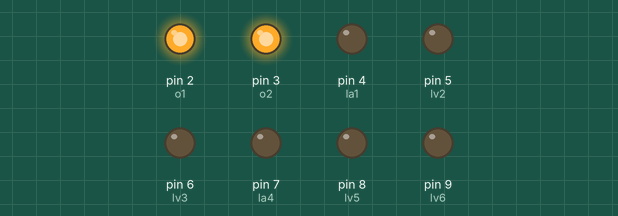
The sketch below on a simulated Arduino Uno, built with avr-gcc and run on an emulated ATmega328P. Shown: output pins drawn as LEDs (lit = HIGH).

Above: at 1.0 s.
At 2.8 s:
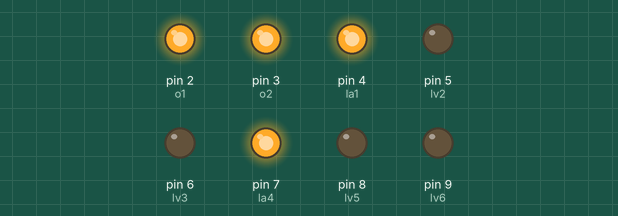
At 7.0 s:
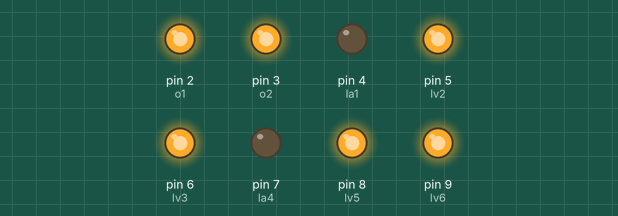
At 12.95 s:
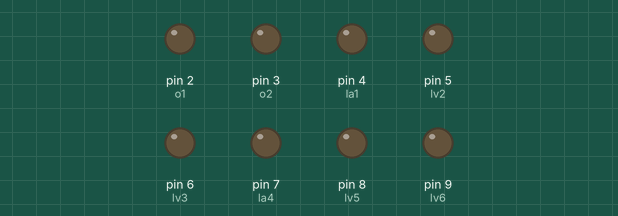
Timing chart, 0 to 13.9 s (numbered marks = the images above):
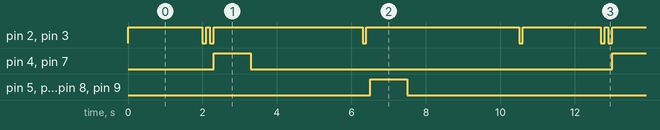

The sketch:

pardal.ino
```cpp
   int o1 = 2;
   int o2 = 3;
   int la1 = 4;
   int lv2 = 5;
   int lv3 = 6;
   int la4 = 7;
   int lv5 = 8;
   int lv6 = 9;

void setup() {
    pinMode(o1, OUTPUT);
    pinMode(o2, OUTPUT);
    pinMode(la1, OUTPUT);
    pinMode(lv2, OUTPUT);
    pinMode(lv3, OUTPUT);
    pinMode(la4, OUTPUT);
    pinMode(lv5, OUTPUT);
    pinMode(lv6, OUTPUT);

}

void loop() {
    digitalWrite(o1, HIGH);
    digitalWrite(o2, HIGH);
    delay(2000);
    digitalWrite(o1, LOW);
    digitalWrite(o2, LOW);
    delay(100);
    digitalWrite(o1, HIGH);
    digitalWrite(o2, HIGH);
    delay(100);
    digitalWrite(o1, LOW);
    digitalWrite(o2, LOW);
    delay(100);

    digitalWrite(o1, HIGH);
    digitalWrite(o2, HIGH);

    digitalWrite(la1, HIGH);
    digitalWrite(la4, HIGH);

    delay(1000);
    digitalWrite(la1, LOW);
    digitalWrite(la4, LOW);
    delay(1000);

    digitalWrite(o1, HIGH);
    digitalWrite(o2, HIGH);
    delay(2000);
    digitalWrite(o1, LOW);
    digitalWrite(o2, LOW);
    delay(100);
    digitalWrite(o1, HIGH);
    digitalWrite(o2, HIGH);
    delay(100);


    digitalWrite(lv2, HIGH);
    digitalWrite(lv3, HIGH);
    digitalWrite(lv5, HIGH);
    digitalWrite(lv6, HIGH);
    delay(1000);
    digitalWrite(lv2, LOW);
    digitalWrite(lv3, LOW);
    digitalWrite(lv5, LOW);
    digitalWrite(lv6, LOW);
    delay(1000);

    digitalWrite(o1, HIGH);
    digitalWrite(o2, HIGH);
    delay(2000);
    digitalWrite(o1, LOW);
    digitalWrite(o2, LOW);
    delay(100);
    digitalWrite(o1, HIGH);
    digitalWrite(o2, HIGH);
    delay(100);


}
```

Measured:
- by itself, pin 4 (la1), pin 5 (lv2), pin 6 (lv3), pin 7 (la4), pin 8 (lv5), pin 9 (lv6): alternates HIGH for 1.0 s and LOW for 9.7 s
- by itself, pin 2 (o1), pin 3 (o2): repeats every 10.7 s: LOW 0.10 s, HIGH 0.10 s, LOW 0.10 s, HIGH 4.0 s, LOW 0.10 s, HIGH 4.1 s, LOW 0.10 s, HIGH 2.1 s
- by itself, everything shown: repeats every 10.7 s, in 11 steps
